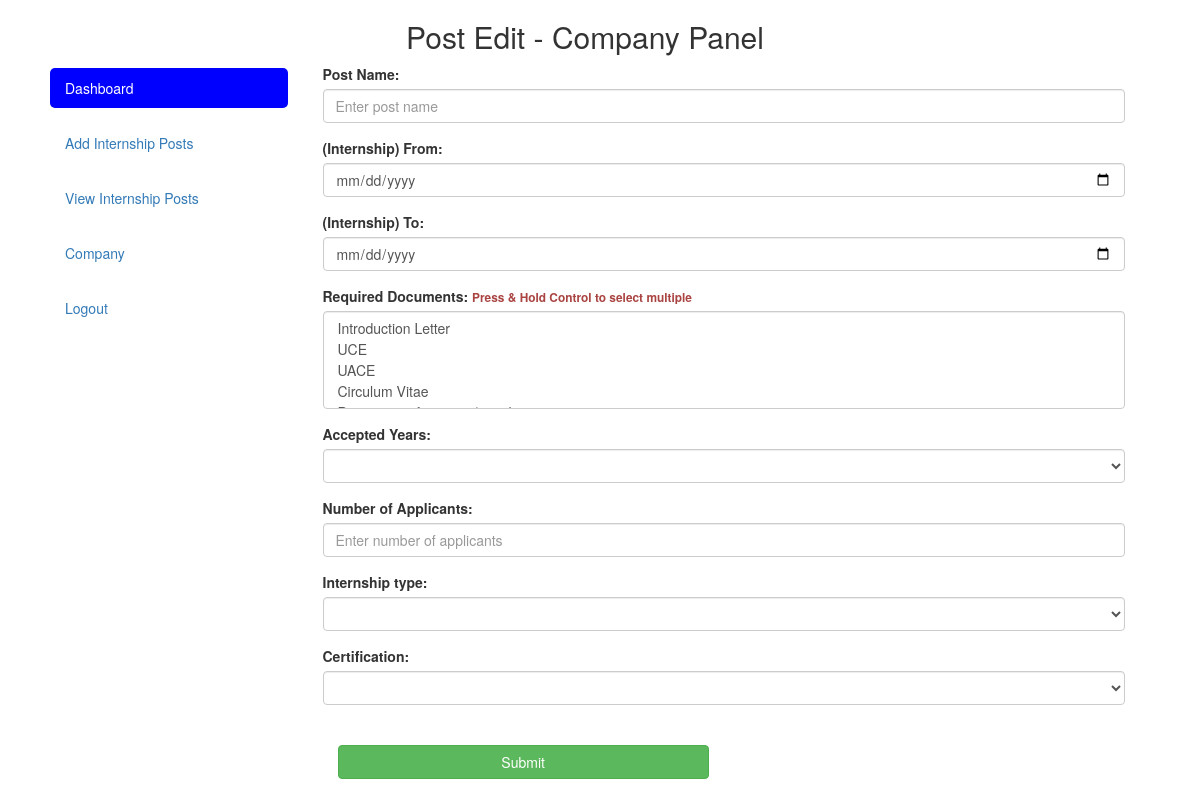
The page /company/post-edit.php?po=KYA7963 (signed in) on the database as committed earlier.
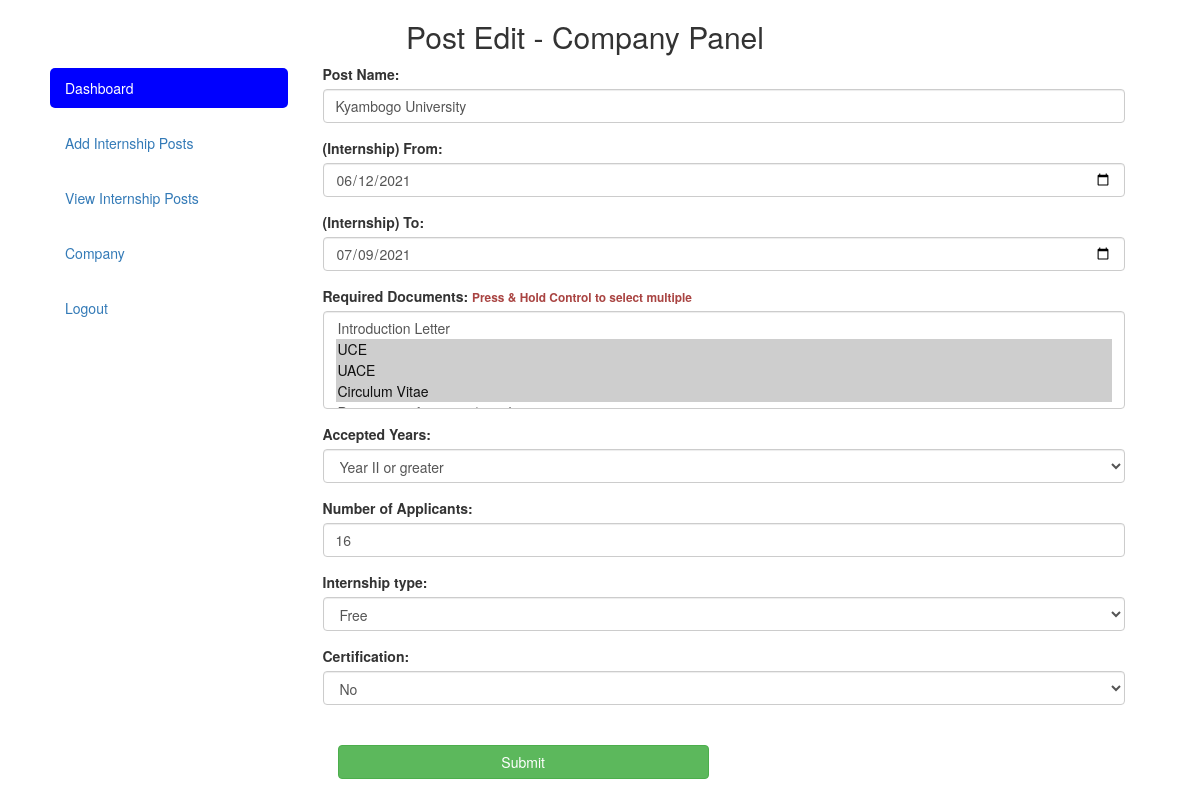
The same page on the database as committed later.
### tables this page shows
CREATE TABLE `posts` (
  `id` int(11) NOT NULL,
  `postID` varchar(30) NOT NULL,
  `name` varchar(300) NOT NULL,
  `CID` varchar(30) NOT NULL,
  `start` varchar(15) NOT NULL,
  `end` varchar(15) NOT NULL,
  `applied` int(11) NOT NULL,
  `ac_years` varchar(50) NOT NULL,
  `docs` varchar(300) NOT NULL,
  `applicants` int(11) NOT NULL,
  `intern_type` varchar(50) NOT NULL,
  `certification` varchar(10) NOT NULL,
  `submitteddate` varchar(30) NOT NULL,
  `updated` timestamp(6) NOT NULL DEFAULT CURRENT_TIMESTAMP(6),
  `deleted` varchar(5) NOT NULL,
  `deleteddate` varchar(30) NOT NULL
);

### company/post-edit.php (the view, shortened to what this page needs)
<?php include 'comp/header.php'; ?>
 <?php
      include 'conn/conn.php';
        $postID = $_REQUEST['po'];
        $po_info = $conn->query("SELECT * FROM posts WHERE postID = '$postID' LIMIT 1")->fetch_assoc();
     ?>
      <div class="col-md-9">
        <form method="POST">
          <div class="text-center col-md-12"><?php echo $error; ?></div>
            <div class="form-group">
              <label for="email">Post Name:</label>
              <input type="text" class="form-control" placeholder="Enter post name" value="<?php echo $po_info['name']; ?>" name="name"required="">
            </div>
            <div class="form-group">
              <label for="email">(Internship) From:</label>
              <input type="date" class="form-control" min="<?php echo date('Y-m-d'); ?>" value="<?php echo $po_info['start']; ?>" name="start" required="">
            </div>
            <div class="form-group">
              <label for="date">(Internship) To:</label>
              <input type="date" class="form-control" id="phone" min="<?php echo date('Y-m-d'); ?>" value="<?php echo $po_info['end']; ?>" name="end" required="">
            </div>
            <div class="form-group">
              <label for="pwd">Required Documents: <small class="text-danger">Press & Hold Control to select multiple</small></label>
              <?php $db_docs_arr = explode(",", $po_info['docs']); ?>
              <select name="docs[]" multiple required class="form-control">
                <option value="Introduction Letter" <?php if(in_array("Introduction Letter", $db_docs_arr)){echo "selected";} ?>>Introduction Letter</option>
                <option value="UCE" <?php if(in_array("UCE", $db_docs_arr)){echo "selected";} ?>>UCE</option>
                <option value="UACE" <?php if(in_array("UACE", $db_docs_arr)){echo "selected";} ?>>UACE</option>
                <option value="Circulum Vitae" <?php if(in_array("Circulum Vitae", $db_docs_arr)){echo "selected";} ?>>Circulum Vitae</option>
                <option value="Previous perfomance / results" <?php if(in_array("Previous perfomance / results", $db_docs_arr)){echo "selected";} ?>>Previous perfomance / results</option>
              </select>
            </div>
            <div class="form-group">
              <label for="pwd">Accepted Years:</label>
              <select name="ac_years" required class="form-control">
                <option value="<?php echo $po_info['ac_years']; ?>" selected><?php echo $po_info['ac_years']; ?></option>
              </select>
            </div>
            <div class="form-group">
              <label for="date">Number of Applicants:</label>
              <input type="number" class="form-control" min="1" value="<?php echo $po_info['applicants']; ?>" name="applicants" placeholder="Enter number of applicants" required="">
            </div>
            <div class="form-group">
              <label for="pwd">Internship type:</label>
              <select name="intern_type" required class="form-control">
                <option value="<?php echo $po_info['intern_type']; ?>" selected><?php echo $po_info['intern_type']; ?></option>
              </select>
            </div>
            <div class="form-group">
              <label for="pwd">Certification:</label>
              <select name="certification" required class="form-control">
                <option value="<?php echo $po_info['certification']; ?>" selected><?php echo $po_info['certification']; ?></option>
              </select>
            </div>
            <div class="form-group col-md-6 pt-4">
              <label for="inputCity">&nbsp;</label><br>
              <button type="submit" class="btn btn-success btn-block" name="update-post">Submit</button>
            </div>
        </form>
      </div>
    </div>
  </div>
  </body>
</html>

Rows that differ between the two databases and show on the page:
added posts: name "Kyambogo University", start "06/12/2021", end "07/09/2021", docs "Introduction Letter / UCE ☑ / UACE ☑ / Circulum Vitae ☑", ac_years "Year II or greater", applicants "16", intern_type "Free", certification "No"
Other text that changed with them:
form field value: "Introduction Letter / UCE / UACE / Circulum Vitae" → (not shown)
